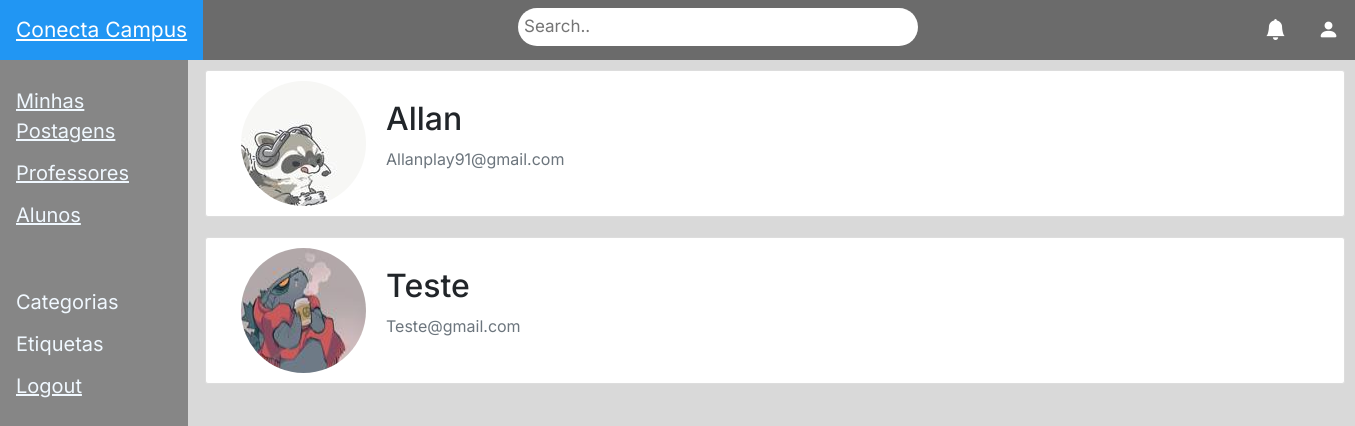
/admin/ver_alunos (signed in), run on the app's committed database.
### models.py (models this page shows, shortened)
class User(db.Model, UserMixin):
    id = db.Column(db.Integer, primary_key=True)
    email = db.Column(db.String(150), unique=True)
    nome = db.Column(db.String(150), nullable=False)
    senha = db.Column(db.String(40), nullable=False)
    arq_imagem = db.Column(db.String(20), nullable=False, default='default.jpg')
    status = db.Column(db.String(20), nullable=False)
    topicos = db.relationship('Topico', backref='autor', cascade='all, delete-orphan', lazy=True)
    respostas = db.relationship('Resposta', backref='autor', cascade='all, delete-orphan', lazy=True)
    reportes_feitos = db.relationship(
        'Reportar',
        foreign_keys='Reportar.autor_id',
        backref='autor_do_reporte',
        lazy=True
    )
    reportes_recebidos = db.relationship(
        'Reportar',
        foreign_keys='Reportar.target_id',
        backref='usuario_reportado',
        lazy=True
    )

### routes/admin.py (the view)
@admin_route.route('/ver_alunos')
@login_required
def ver_alunos():
    alunos = User.query.filter_by(status='Aluno').all()
    return render_template('lista_usuarios.html', usuarios=alunos, user=current_user)

### main.py (called while the page is built)
@loginManager.user_loader
def load_user(user_id):
    return User.query.get(int(user_id))

### templates/lista_usuarios.html (shortened to what this page needs)
{% extends "index.html" %}
{% block content %}
<div
    {% if user.status == "Admin" %}
        role="main"
        class="mt-5"
    {% else %}
        class="main"
        style="margin-left: 195px;"
    {% endif%}
>
    {% for usuario in usuarios %}
        <div class="container">
            <div class="row align-items-center justify-content-between" style="background: #ffffff; padding: 10px 20px; border: 1px solid #dddddd; border-radius: 3px; margin-bottom: 20px;">
                <div class="col-md-8 d-flex align-items-center">
                    <img
                        class="rounded-circle"
                        style="height: 125px; width: 125px; margin-right: 20px;"
                        src="{{ url_for('static', filename='profile-pics/' + usuario.arq_imagem) }}"
                    >
                    <div>
                        <h2 class="account-heading"> {{ usuario.nome }}</h2>
                        <p class="text-secondary">{{ usuario.email }}</p>
                    </div>
                </div>
            </div>
        </div>
    {% endfor %}
</div>
{% endblock %}

### static/CSS/menuprincipal.css (style rules this page uses)
body { background-color: #D9D9D9; color: black; }
.main { margin-top: 70px; margin-left: 160px; padding: 0px 10px; }

### static/CSS/style.css (style rules this page uses)
body { font-family: "Inter", sans-serif; background-color: #D9D9D9; }
.container { width: 150%; }

### data on the page
User: arq_imagem (picture), nome "Allan", email "Allanplay91@gmail.com"
User: arq_imagem (picture), nome "Teste", email "Teste@gmail.com"
